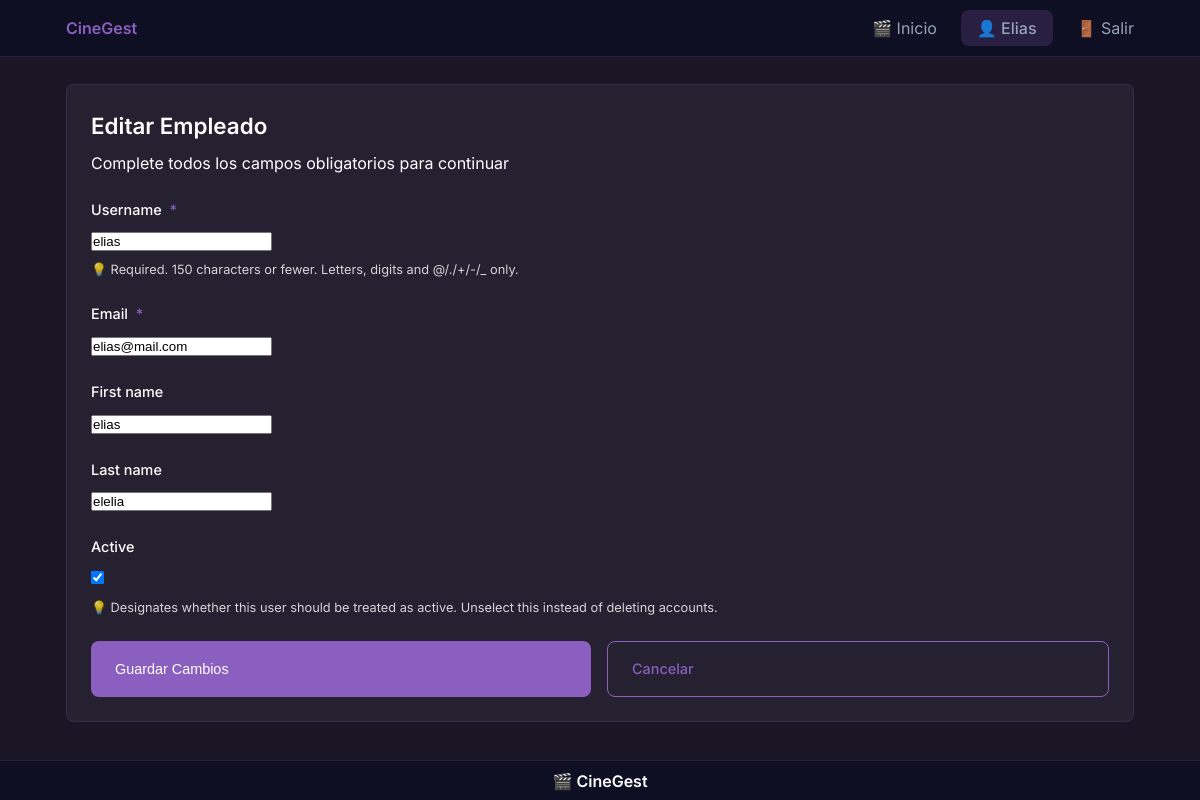
The page /accounts/employees/8/edit/ (signed in) on the database its author committed.
### accounts/models.py (models this page shows, shortened)
class User(AbstractUser):
    ADMINISTRADOR = 'ADMINISTRADOR'
    CLIENTE = 'CLIENTE'
    EMPLEADO = 'EMPLEADO'
    USER_TYPE_CHOICES = [
        (ADMINISTRADOR, 'Administrador'),
        (CLIENTE, 'Cliente'),
        (EMPLEADO, 'Empleado'),
    ]
    email = models.EmailField(unique=True, blank=False, null=False)
    user_type = models.CharField(
        max_length=15,
        choices=USER_TYPE_CHOICES,
        default=CLIENTE,
        help_text="Tipo de usuario: ADMINISTRADOR / CLIENTE / EMPLEADO"
    )
    def is_admin(self):
        return self.user_type == self.ADMINISTRADOR or self.is_superuser

### accounts/views.py (the view, shortened to what this page needs)
# urls.py: path('employees/<int:pk>/edit/', views.EmployeeUpdateView.as_view(), name='edit_employee'),
class EmployeeUpdateView(AdminRequiredMixin, UpdateView):
    model = User
    template_name = 'accounts/employee_form.html'
    fields = ['username', 'email', 'first_name', 'last_name', 'is_active']
    success_url = reverse_lazy('accounts:employee_list')
    def get_queryset(self):
        return User.objects.filter(user_type=User.EMPLEADO)
    def get_context_data(self, **kwargs):
        context = super().get_context_data(**kwargs)
        context['titulo_pagina'] = 'Editar Empleado'
        context['nombre_boton'] = 'Guardar Cambios'
        return context

### accounts/views.py (called while the page is built)
    def test_func(self):
        return self.request.user.is_authenticated and self.request.user.is_admin()

### accounts/templates/accounts/employee_form.html (shortened to what this page needs)
{% extends "accounts/base.html" %}
{% block content %}
<div class="container">
    <div class="card glass-container">
        <div class="card-header">
            <h1 class="card-title text-gradient-primary">{{ titulo_pagina }}</h1>
            <p class="card-subtitle">Complete todos los campos obligatorios para continuar</p>
        </div>
        <form method="post">
            {% for field in form %}
                <div class="form-group">
                    <label for="{{ field.id_for_label }}" class="form-label">
                        {{ field.label }}
                        {% if field.field.required %}<span style="color: var(--primary); margin-left: 4px;">*</span>{% endif %}
                    </label>
                    {{ field }}
                    {% if field.help_text %}
                        <small class="text-secondary" style="font-size: 0.8rem; opacity: 0.8; display: block; margin-top: var(--space-xs);">
                            💡 {{ field.help_text }}
                        </small>
                    {% endif %}
                </div>
            {% endfor %}
            <div style="display: flex; gap: var(--space-sm); margin-top: var(--space-md);">
                <button type="submit" class="btn btn-primary" style="flex: 1;">
                    {{ nombre_boton }}
                </button>
                <a href="{% url 'accounts:employee_list' %}" class="btn btn-outline" style="flex: 1;">
                    Cancelar
                </a>
            </div>
        </form>
    </div>
</div>
{% endblock %}

### accounts/templates/accounts/base.html (shortened to what this page needs)
<!DOCTYPE html>
<html lang="es">
<head>
    {% load static %}
    <link rel="stylesheet" href="{% static 'css/forms.css' %}?v={% now 'U' %}">
</head>
<body>
    <div class="page-wrapper">
        <nav class="navbar">
            <div class="container">
                <div class="navbar-content">
                    <a href="{% url 'accounts:dashboard' %}" class="logo">CineGest</a>
                    <ul class="nav-links">
                        {% if user.is_authenticated %}
                            <li><a href="{% url 'accounts:dashboard' %}" class="nav-link">🎬 Inicio</a></li>
                            <li><span class="nav-link user-info">👤 {{ user.first_name|default:user.username|title }}</span></li>
                            <li><a href="{% url 'accounts:logout' %}" class="nav-link logout-btn">🚪 Salir</a></li>
                        {% else %}
                            <li><a href="{% url 'accounts:login' %}" class="nav-link">🔐 Ingresar</a></li>
                            <li><a href="{% url 'accounts:register' %}" class="nav-link">📝 Registrarse</a></li>
                        {% endif %}
                    </ul>
                </div>
            </div>
        </nav>
        <main class="page-content">
            {% block content %}
            {% endblock %}
        </main>
        <footer class="site-footer">
            <div class="container text-center">
                <h3 class="text-gradient-primary">🎬 CineGest</h3>
            </div>
        </footer>
    </div>
</body>
</html>

### static/css/forms.css (style rules this page uses)
:root { --primary: #8B5FBF; --dark: #1A1625; --darker: #0F0F23; --white: #FFFFFF; --gray: #94A3B8; --font-primary: 'Inter', system-ui, sans-serif; --space-xs: 0.5rem; --space-sm: 1rem; --space-md: 1.5rem; --space-lg: 2rem; --radius: 0.5rem; --transition: all 0.2s ease; }
* { box-sizing: border-box; margin: 0; padding: 0; }
body { font-family: var(--font-primary); font-size: 1rem; line-height: 1.5; color: var(--white); background: var(--dark); min-height: 100vh; }
.container { max-width: 1100px; margin: 0 auto; padding: 0 var(--space-sm); }
.card { background: rgba(255, 255, 255, 0.05); border: 1px solid rgba(139, 95, 191, 0.2); border-radius: var(--radius); padding: var(--space-md); }
.card-header { margin-bottom: var(--space-md); }
.card-title { font-size: 1.4rem; font-weight: 600; margin-bottom: var(--space-xs); }
.btn { display: inline-flex; align-items: center; padding: var(--space-sm) var(--space-md); border: none; border-radius: var(--radius); font-size: 0.9rem; font-weight: 500; text-decoration: none; cursor: pointer; transition: var(--transition); }
.btn-primary { background: var(--primary); color: var(--white); }
.btn-outline { background: transparent; border: 1px solid var(--primary); color: var(--primary); }
.form-group { margin-bottom: var(--space-md); }
.form-label { display: block; margin-bottom: var(--space-xs); font-weight: 500; font-size: 0.9rem; }
.navbar { background: var(--darker); border-bottom: 1px solid rgba(139, 95, 191, 0.2); padding: var(--space-sm) 0; position: fixed; top: 0; left: 0; right: 0; z-index: 100; }
.navbar-content { display: flex; justify-content: space-between; align-items: center; }
.logo { font-weight: 600; color: var(--primary); text-decoration: none; }
.nav-links { display: flex; gap: var(--space-md); list-style: none; }
.nav-link { color: var(--gray); text-decoration: none; }
.page-wrapper { min-height: 100vh; padding-top: 60px; padding-bottom: 40px; }
.page-content { padding: var(--space-md) 0; }
.text-center { text-align: center; }
.site-footer { background: var(--darker); border-top: 1px solid rgba(139, 95, 191, 0.2); padding: 0.5rem 0; position: fixed; bottom: 0; left: 0; right: 0; z-index: 99; height: 40px; display: flex; align-items: center; }
.site-footer h3 { margin: 0; font-size: 1rem; font-weight: 600; }
.nav-link.user-info { background: rgba(139, 95, 191, 0.2); padding: var(--space-xs) var(--space-sm); border-radius: var(--radius); font-weight: 500; }

### rows shown on the page
User: first_name "Elias", form "elias" "elias@mail.com" "elias" "elelia" "☑"

### other values the page prints
{{ titulo_pagina }} "Editar Empleado"
{{ field.label }} "Username" "Email" "First name" "Last name" "Active"
{{ field.help_text }} "Required. 150 characters or fewer. Letters, digits and @/./+/-/_ only." "Designates whether this user should be treated as active. Unselect this instead of deleting accounts."
{{ nombre_boton }} "Guardar Cambios"
